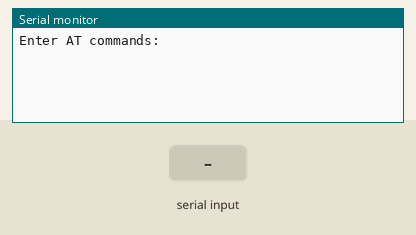
Recording of a sketch running on a simulated Arduino Uno, built with avr-gcc and run on an emulated ATmega328P. Shown: the last lines printed to the serial monitor. The test bench sets the inputs (shaded band).

Above: at 1.2 s.
1.3 s: "1\n" received over Serial
At 2.5 s:
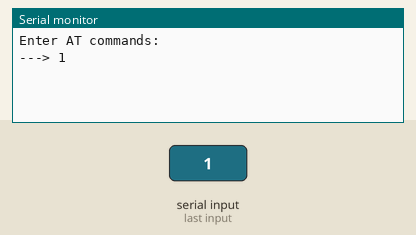
2.8 s: "1\n" received over the second serial link
At 3.9 s:
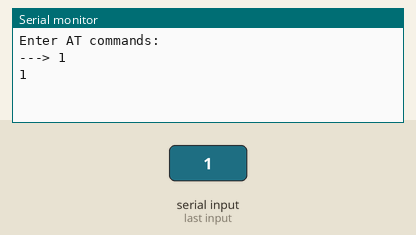
4.3 s: "0\n" received over Serial
At 4.8 s:
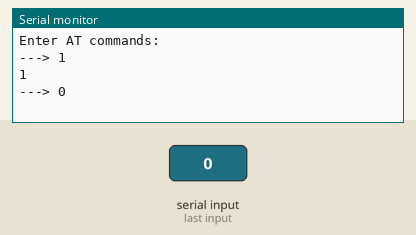
5.8 s: "0\n" received over the second serial link
At 6.1 s:
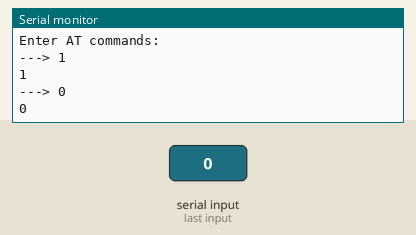

The sketch:

sketch_sep18a.ino
```cpp
#include <SoftwareSerial.h>
SoftwareSerial BT1(4,2); // RX, TX recorder que se cruzan

void setup()
   {
       Serial.begin(9600);
       Serial.println("Enter AT commands:");
       BT1.begin(9600);
   }

void loop()
   {
       if (BT1.available())
           Serial.write(BT1.read());

       if (Serial.available())
          {  String S = GetLine();
             BT1.print(S);
             Serial.println("---> " + S);
          }
}

String GetLine(){
   String S = "" ;
   if (Serial.available())
      {    char c = Serial.read(); ;
            while ( c != '\n')            //Hasta que el caracter sea intro
              {     S = S + c ;
                    delay(25) ;
                    c = Serial.read();
              }
            return( S + '\n') ;
      }
}
```

Measured:
- after the input at 1.3 s, the serial monitor: prints a new line at once (image 1)
- after the input at 2.8 s, the serial monitor: prints a new line at once (image 2)
- after the input at 4.3 s, the serial monitor: prints a new line at once (image 3)
- after the input at 5.8 s, the serial monitor: prints a new line at once (image 4)
